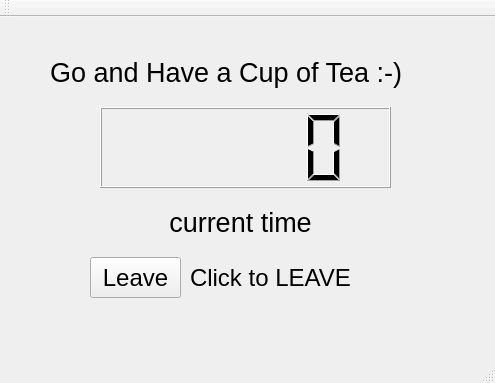
<?xml version="1.0" encoding="UTF-8"?>
<ui version="4.0">
 <class>LockDlg</class>
 <widget class="QMainWindow" name="LockDlg">
  <property name="geometry">
   <rect>
    <x>0</x>
    <y>0</y>
    <width>495</width>
    <height>383</height>
   </rect>
  </property>
  <property name="focusPolicy">
   <enum>Qt::StrongFocus</enum>
  </property>
  <property name="windowTitle">
   <string>Lemon's Health</string>
  </property>
  <property name="windowIcon">
   <iconset resource="nurse.qrc">
    <normaloff>:/logo/baby_tux_cow.ico</normaloff>:/logo/baby_tux_cow.ico</iconset>
  </property>
  <property name="windowOpacity">
   <double>0.618000000000000</double>
  </property>
  <property name="autoFillBackground">
   <bool>true</bool>
  </property>
  <widget class="QWidget" name="centralWidget">
   <widget class="QLabel" name="label_title">
    <property name="geometry">
     <rect>
      <x>50</x>
      <y>30</y>
      <width>391</width>
      <height>51</height>
     </rect>
    </property>
    <property name="font">
     <font>
      <pointsize>20</pointsize>
     </font>
    </property>
    <property name="text">
     <string>Go and Have a Cup of Tea :-)</string>
    </property>
    <property name="alignment">
     <set>Qt::AlignLeading|Qt::AlignLeft|Qt::AlignVCenter</set>
    </property>
   </widget>
   <widget class="QLCDNumber" name="lcd_resttime">
    <property name="geometry">
     <rect>
      <x>100</x>
      <y>90</y>
      <width>291</width>
      <height>81</height>
     </rect>
    </property>
    <property name="font">
     <font>
      <pointsize>14</pointsize>
     </font>
    </property>
   </widget>
   <widget class="QPushButton" name="restbtn_exit">
    <property name="geometry">
     <rect>
      <x>90</x>
      <y>240</y>
      <width>91</width>
      <height>41</height>
     </rect>
    </property>
    <property name="font">
     <font>
      <pointsize>18</pointsize>
     </font>
    </property>
    <property name="text">
     <string>Leave</string>
    </property>
   </widget>
   <widget class="QLabel" name="label_tips">
    <property name="geometry">
     <rect>
      <x>190</x>
      <y>240</y>
      <width>211</width>
      <height>41</height>
     </rect>
    </property>
    <property name="font">
     <font>
      <pointsize>18</pointsize>
     </font>
    </property>
    <property name="text">
     <string>Click to LEAVE</string>
    </property>
   </widget>
   <widget class="QLabel" name="label_currenttime">
    <property name="geometry">
     <rect>
      <x>70</x>
      <y>180</y>
      <width>341</width>
      <height>51</height>
     </rect>
    </property>
    <property name="font">
     <font>
      <pointsize>20</pointsize>
     </font>
    </property>
    <property name="text">
     <string>current time</string>
    </property>
    <property name="alignment">
     <set>Qt::AlignCenter</set>
    </property>
   </widget>
  </widget>
  <widget class="QToolBar" name="mainToolBar">
   <attribute name="toolBarArea">
    <enum>TopToolBarArea</enum>
   </attribute>
   <attribute name="toolBarBreak">
    <bool>false</bool>
   </attribute>
  </widget>
  <widget class="QStatusBar" name="statusBar"/>
 </widget>
 <layoutdefault spacing="6" margin="11"/>
 <resources>
  <include location="nurse.qrc"/>
 </resources>
 <connections/>
</ui>
